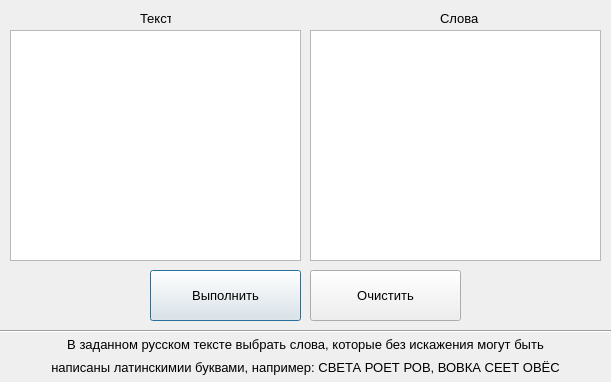
<?xml version="1.0" encoding="UTF-8"?>
<ui version="4.0">
 <class>Dialog</class>
 <widget class="QDialog" name="Dialog">
  <property name="geometry">
   <rect>
    <x>0</x>
    <y>0</y>
    <width>611</width>
    <height>382</height>
   </rect>
  </property>
  <property name="minimumSize">
   <size>
    <width>611</width>
    <height>382</height>
   </size>
  </property>
  <property name="maximumSize">
   <size>
    <width>611</width>
    <height>382</height>
   </size>
  </property>
  <property name="windowTitle">
   <string>Dialog</string>
  </property>
  <widget class="QTextEdit" name="textEdit_words">
   <property name="geometry">
    <rect>
     <x>310</x>
     <y>30</y>
     <width>291</width>
     <height>231</height>
    </rect>
   </property>
   <property name="font">
    <font>
     <family>Segoe UI</family>
     <pointsize>10</pointsize>
    </font>
   </property>
  </widget>
  <widget class="QTextEdit" name="textEdit_text">
   <property name="geometry">
    <rect>
     <x>10</x>
     <y>30</y>
     <width>291</width>
     <height>231</height>
    </rect>
   </property>
   <property name="font">
    <font>
     <family>Segoe UI</family>
     <pointsize>10</pointsize>
    </font>
   </property>
  </widget>
  <widget class="QLabel" name="label_1">
   <property name="geometry">
    <rect>
     <x>140</x>
     <y>10</y>
     <width>31</width>
     <height>16</height>
    </rect>
   </property>
   <property name="font">
    <font>
     <family>Segoe UI</family>
     <pointsize>10</pointsize>
    </font>
   </property>
   <property name="text">
    <string>Текст</string>
   </property>
  </widget>
  <widget class="QLabel" name="label_2">
   <property name="geometry">
    <rect>
     <x>440</x>
     <y>10</y>
     <width>41</width>
     <height>16</height>
    </rect>
   </property>
   <property name="font">
    <font>
     <family>Segoe UI</family>
     <pointsize>10</pointsize>
    </font>
   </property>
   <property name="text">
    <string>Слова</string>
   </property>
  </widget>
  <widget class="QPushButton" name="btn_solve">
   <property name="geometry">
    <rect>
     <x>150</x>
     <y>270</y>
     <width>151</width>
     <height>51</height>
    </rect>
   </property>
   <property name="font">
    <font>
     <family>Segoe UI</family>
     <pointsize>10</pointsize>
    </font>
   </property>
   <property name="text">
    <string>Выполнить</string>
   </property>
  </widget>
  <widget class="QPushButton" name="btn_clear">
   <property name="geometry">
    <rect>
     <x>310</x>
     <y>270</y>
     <width>151</width>
     <height>51</height>
    </rect>
   </property>
   <property name="font">
    <font>
     <family>Segoe UI</family>
     <pointsize>10</pointsize>
    </font>
   </property>
   <property name="text">
    <string>Очистить</string>
   </property>
  </widget>
  <widget class="QLabel" name="label_task_1">
   <property name="geometry">
    <rect>
     <x>10</x>
     <y>334</y>
     <width>591</width>
     <height>21</height>
    </rect>
   </property>
   <property name="font">
    <font>
     <family>Segoe UI</family>
     <pointsize>10</pointsize>
    </font>
   </property>
   <property name="text">
    <string>&lt;html&gt;&lt;head/&gt;&lt;body&gt;&lt;p&gt;В заданном русском тексте выбрать слова, которые без искажения могут быть&lt;/p&gt;&lt;/body&gt;&lt;/html&gt;</string>
   </property>
   <property name="alignment">
    <set>Qt::AlignCenter</set>
   </property>
  </widget>
  <widget class="QLabel" name="label_task_2">
   <property name="geometry">
    <rect>
     <x>10</x>
     <y>357</y>
     <width>591</width>
     <height>20</height>
    </rect>
   </property>
   <property name="font">
    <font>
     <family>Segoe UI</family>
     <pointsize>10</pointsize>
    </font>
   </property>
   <property name="text">
    <string>написаны латинскимии буквами, например: СВЕТА РОЕТ РОВ, ВОВКА СЕЕТ ОВЁС</string>
   </property>
   <property name="alignment">
    <set>Qt::AlignCenter</set>
   </property>
  </widget>
  <widget class="Line" name="line">
   <property name="geometry">
    <rect>
     <x>0</x>
     <y>323</y>
     <width>611</width>
     <height>16</height>
    </rect>
   </property>
   <property name="orientation">
    <enum>Qt::Horizontal</enum>
   </property>
  </widget>
 </widget>
 <resources/>
 <connections/>
</ui>
